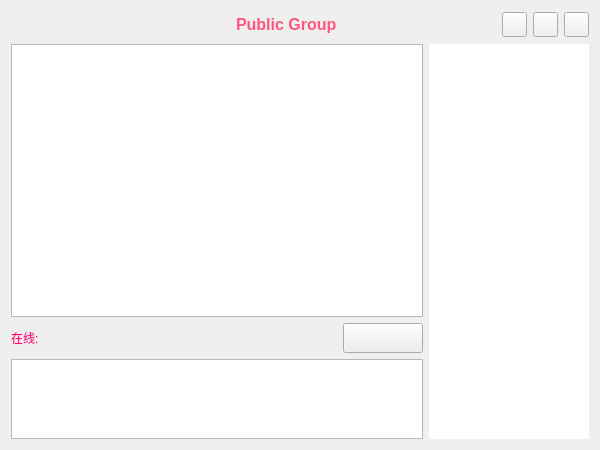
<?xml version="1.0" encoding="UTF-8"?>
<ui version="4.0">
 <class>Talk</class>
 <widget class="QWidget" name="Talk">
  <property name="geometry">
   <rect>
    <x>0</x>
    <y>0</y>
    <width>600</width>
    <height>450</height>
   </rect>
  </property>
  <property name="windowTitle">
   <string>Form</string>
  </property>
  <layout class="QGridLayout" name="gridLayout">
   <item row="0" column="0" colspan="3">
    <spacer name="horizontalSpacer_3">
     <property name="orientation">
      <enum>Qt::Horizontal</enum>
     </property>
     <property name="sizeHint" stdset="0">
      <size>
       <width>471</width>
       <height>27</height>
      </size>
     </property>
    </spacer>
   </item>
   <item row="0" column="3">
    <widget class="QLabel" name="label">
     <property name="text">
      <string>&lt;html&gt;&lt;head/&gt;&lt;body&gt;&lt;p&gt;&lt;span style=&quot; font-size:12pt; font-weight:600; color:#ff557f;&quot;&gt;Public Group&lt;/span&gt;&lt;/p&gt;&lt;/body&gt;&lt;/html&gt;</string>
     </property>
    </widget>
   </item>
   <item row="0" column="4" colspan="2">
    <spacer name="horizontalSpacer_4">
     <property name="orientation">
      <enum>Qt::Horizontal</enum>
     </property>
     <property name="sizeHint" stdset="0">
      <size>
       <width>156</width>
       <height>24</height>
      </size>
     </property>
    </spacer>
   </item>
   <item row="0" column="6">
    <widget class="QToolButton" name="toolButtonMin">
     <property name="minimumSize">
      <size>
       <width>25</width>
       <height>25</height>
      </size>
     </property>
     <property name="maximumSize">
      <size>
       <width>25</width>
       <height>25</height>
      </size>
     </property>
     <property name="text">
      <string/>
     </property>
    </widget>
   </item>
   <item row="0" column="7">
    <widget class="QToolButton" name="toolButtonMax">
     <property name="minimumSize">
      <size>
       <width>25</width>
       <height>25</height>
      </size>
     </property>
     <property name="maximumSize">
      <size>
       <width>25</width>
       <height>25</height>
      </size>
     </property>
     <property name="text">
      <string/>
     </property>
    </widget>
   </item>
   <item row="0" column="8">
    <widget class="QToolButton" name="toolButtonClose">
     <property name="minimumSize">
      <size>
       <width>25</width>
       <height>25</height>
      </size>
     </property>
     <property name="maximumSize">
      <size>
       <width>25</width>
       <height>25</height>
      </size>
     </property>
     <property name="text">
      <string/>
     </property>
    </widget>
   </item>
   <item row="1" column="0" colspan="5">
    <widget class="QTextBrowser" name="textBrowser">
     <property name="palette">
      <palette>
       <active>
        <colorrole role="WindowText">
         <brush brushstyle="SolidPattern">
          <color alpha="255">
           <red>85</red>
           <green>255</green>
           <blue>0</blue>
          </color>
         </brush>
        </colorrole>
        <colorrole role="Text">
         <brush brushstyle="SolidPattern">
          <color alpha="255">
           <red>0</red>
           <green>170</green>
           <blue>255</blue>
          </color>
         </brush>
        </colorrole>
       </active>
       <inactive>
        <colorrole role="WindowText">
         <brush brushstyle="SolidPattern">
          <color alpha="255">
           <red>85</red>
           <green>255</green>
           <blue>0</blue>
          </color>
         </brush>
        </colorrole>
        <colorrole role="Text">
         <brush brushstyle="SolidPattern">
          <color alpha="255">
           <red>0</red>
           <green>170</green>
           <blue>255</blue>
          </color>
         </brush>
        </colorrole>
       </inactive>
       <disabled>
        <colorrole role="WindowText">
         <brush brushstyle="SolidPattern">
          <color alpha="255">
           <red>120</red>
           <green>120</green>
           <blue>120</blue>
          </color>
         </brush>
        </colorrole>
        <colorrole role="Text">
         <brush brushstyle="SolidPattern">
          <color alpha="255">
           <red>120</red>
           <green>120</green>
           <blue>120</blue>
          </color>
         </brush>
        </colorrole>
       </disabled>
      </palette>
     </property>
     <property name="font">
      <font>
       <family>Arial</family>
       <pointsize>12</pointsize>
       <weight>75</weight>
       <italic>false</italic>
       <bold>true</bold>
      </font>
     </property>
     <property name="cursor" stdset="0">
      <cursorShape>OpenHandCursor</cursorShape>
     </property>
     <property name="styleSheet">
      <string notr="true"/>
     </property>
    </widget>
   </item>
   <item row="1" column="5" rowspan="3" colspan="4">
    <widget class="QTableWidget" name="tableWidget">
     <property name="enabled">
      <bool>true</bool>
     </property>
     <property name="sizePolicy">
      <sizepolicy hsizetype="Expanding" vsizetype="Minimum">
       <horstretch>0</horstretch>
       <verstretch>0</verstretch>
      </sizepolicy>
     </property>
     <property name="minimumSize">
      <size>
       <width>160</width>
       <height>30</height>
      </size>
     </property>
     <property name="maximumSize">
      <size>
       <width>180</width>
       <height>16777215</height>
      </size>
     </property>
     <property name="palette">
      <palette>
       <active>
        <colorrole role="WindowText">
         <brush brushstyle="SolidPattern">
          <color alpha="255">
           <red>255</red>
           <green>0</green>
           <blue>127</blue>
          </color>
         </brush>
        </colorrole>
        <colorrole role="Text">
         <brush brushstyle="SolidPattern">
          <color alpha="255">
           <red>85</red>
           <green>170</green>
           <blue>0</blue>
          </color>
         </brush>
        </colorrole>
       </active>
       <inactive>
        <colorrole role="WindowText">
         <brush brushstyle="SolidPattern">
          <color alpha="255">
           <red>255</red>
           <green>0</green>
           <blue>127</blue>
          </color>
         </brush>
        </colorrole>
        <colorrole role="Text">
         <brush brushstyle="SolidPattern">
          <color alpha="255">
           <red>85</red>
           <green>170</green>
           <blue>0</blue>
          </color>
         </brush>
        </colorrole>
       </inactive>
       <disabled>
        <colorrole role="WindowText">
         <brush brushstyle="SolidPattern">
          <color alpha="255">
           <red>120</red>
           <green>120</green>
           <blue>120</blue>
          </color>
         </brush>
        </colorrole>
        <colorrole role="Text">
         <brush brushstyle="SolidPattern">
          <color alpha="255">
           <red>120</red>
           <green>120</green>
           <blue>120</blue>
          </color>
         </brush>
        </colorrole>
       </disabled>
      </palette>
     </property>
     <property name="frameShape">
      <enum>QFrame::NoFrame</enum>
     </property>
     <property name="frameShadow">
      <enum>QFrame::Plain</enum>
     </property>
     <property name="lineWidth">
      <number>1</number>
     </property>
     <property name="autoScrollMargin">
      <number>18</number>
     </property>
     <property name="editTriggers">
      <set>QAbstractItemView::NoEditTriggers</set>
     </property>
     <property name="tabKeyNavigation">
      <bool>false</bool>
     </property>
     <property name="showDropIndicator" stdset="0">
      <bool>false</bool>
     </property>
     <property name="dragEnabled">
      <bool>false</bool>
     </property>
     <property name="alternatingRowColors">
      <bool>false</bool>
     </property>
     <property name="selectionMode">
      <enum>QAbstractItemView::SingleSelection</enum>
     </property>
     <property name="selectionBehavior">
      <enum>QAbstractItemView::SelectItems</enum>
     </property>
     <property name="textElideMode">
      <enum>Qt::ElideMiddle</enum>
     </property>
     <property name="verticalScrollMode">
      <enum>QAbstractItemView::ScrollPerItem</enum>
     </property>
     <property name="showGrid">
      <bool>false</bool>
     </property>
     <property name="gridStyle">
      <enum>Qt::DashLine</enum>
     </property>
     <property name="sortingEnabled">
      <bool>true</bool>
     </property>
     <property name="cornerButtonEnabled">
      <bool>false</bool>
     </property>
     <attribute name="horizontalHeaderVisible">
      <bool>false</bool>
     </attribute>
     <attribute name="horizontalHeaderCascadingSectionResizes">
      <bool>false</bool>
     </attribute>
     <attribute name="horizontalHeaderDefaultSectionSize">
      <number>160</number>
     </attribute>
     <attribute name="verticalHeaderVisible">
      <bool>false</bool>
     </attribute>
     <attribute name="verticalHeaderHighlightSections">
      <bool>false</bool>
     </attribute>
     <attribute name="verticalHeaderShowSortIndicator" stdset="0">
      <bool>false</bool>
     </attribute>
     <attribute name="verticalHeaderStretchLastSection">
      <bool>false</bool>
     </attribute>
     <column>
      <property name="text">
       <string>Friends</string>
      </property>
     </column>
    </widget>
   </item>
   <item row="2" column="0">
    <widget class="QLabel" name="label_2">
     <property name="maximumSize">
      <size>
       <width>54</width>
       <height>16777215</height>
      </size>
     </property>
     <property name="palette">
      <palette>
       <active>
        <colorrole role="Text">
         <brush brushstyle="SolidPattern">
          <color alpha="255">
           <red>255</red>
           <green>0</green>
           <blue>127</blue>
          </color>
         </brush>
        </colorrole>
       </active>
       <inactive>
        <colorrole role="Text">
         <brush brushstyle="SolidPattern">
          <color alpha="255">
           <red>255</red>
           <green>0</green>
           <blue>127</blue>
          </color>
         </brush>
        </colorrole>
       </inactive>
       <disabled>
        <colorrole role="Text">
         <brush brushstyle="SolidPattern">
          <color alpha="255">
           <red>120</red>
           <green>120</green>
           <blue>120</blue>
          </color>
         </brush>
        </colorrole>
       </disabled>
      </palette>
     </property>
     <property name="text">
      <string>&lt;html&gt;&lt;head/&gt;&lt;body&gt;&lt;p&gt;&lt;span style=&quot; color:#ff007f;&quot;&gt;在线:&lt;/span&gt;&lt;/p&gt;&lt;/body&gt;&lt;/html&gt;</string>
     </property>
    </widget>
   </item>
   <item row="2" column="1">
    <widget class="QLabel" name="labelActive">
     <property name="text">
      <string/>
     </property>
    </widget>
   </item>
   <item row="2" column="4">
    <widget class="QPushButton" name="pushButtonSend">
     <property name="minimumSize">
      <size>
       <width>80</width>
       <height>30</height>
      </size>
     </property>
     <property name="maximumSize">
      <size>
       <width>80</width>
       <height>30</height>
      </size>
     </property>
     <property name="text">
      <string/>
     </property>
    </widget>
   </item>
   <item row="3" column="0" colspan="5">
    <widget class="QTextEdit" name="textEditInput">
     <property name="maximumSize">
      <size>
       <width>16777215</width>
       <height>80</height>
      </size>
     </property>
     <property name="palette">
      <palette>
       <active>
        <colorrole role="Text">
         <brush brushstyle="SolidPattern">
          <color alpha="255">
           <red>255</red>
           <green>0</green>
           <blue>255</blue>
          </color>
         </brush>
        </colorrole>
       </active>
       <inactive>
        <colorrole role="Text">
         <brush brushstyle="SolidPattern">
          <color alpha="255">
           <red>255</red>
           <green>0</green>
           <blue>255</blue>
          </color>
         </brush>
        </colorrole>
       </inactive>
       <disabled>
        <colorrole role="Text">
         <brush brushstyle="SolidPattern">
          <color alpha="255">
           <red>120</red>
           <green>120</green>
           <blue>120</blue>
          </color>
         </brush>
        </colorrole>
       </disabled>
      </palette>
     </property>
     <property name="font">
      <font>
       <family>Segoe UI Black</family>
       <pointsize>14</pointsize>
       <weight>10</weight>
       <italic>false</italic>
       <bold>false</bold>
      </font>
     </property>
     <property name="cursor" stdset="0">
      <cursorShape>IBeamCursor</cursorShape>
     </property>
     <property name="styleSheet">
      <string notr="true">font: 87 14pt &quot;Segoe UI Black&quot;;</string>
     </property>
     <property name="tabChangesFocus">
      <bool>false</bool>
     </property>
     <property name="acceptRichText">
      <bool>true</bool>
     </property>
    </widget>
   </item>
  </layout>
 </widget>
 <tabstops>
  <tabstop>textEditInput</tabstop>
  <tabstop>pushButtonSend</tabstop>
  <tabstop>toolButtonMin</tabstop>
  <tabstop>toolButtonMax</tabstop>
  <tabstop>toolButtonClose</tabstop>
  <tabstop>textBrowser</tabstop>
  <tabstop>tableWidget</tabstop>
 </tabstops>
 <resources/>
 <connections/>
</ui>
